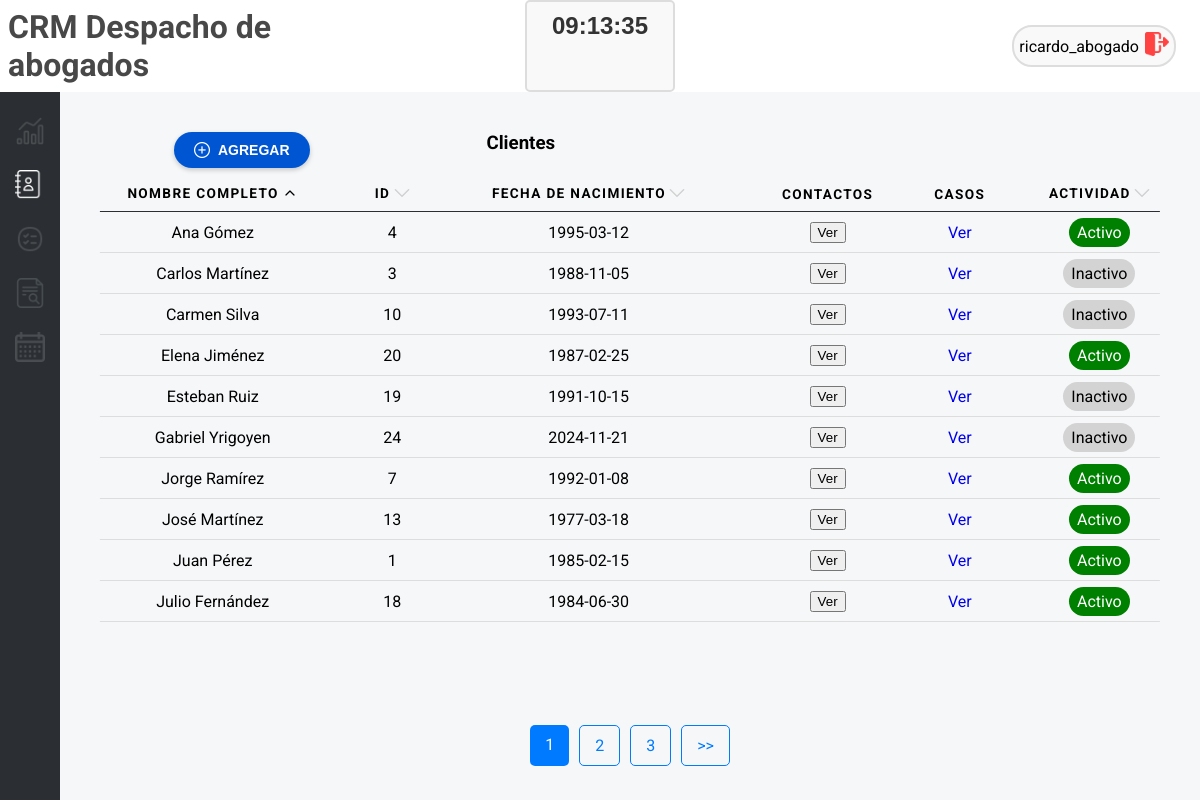
/contacts (signed in), run on the app's committed database.
### tables this page shows
CREATE TABLE clientes (
            id INTEGER PRIMARY KEY AUTOINCREMENT,
            nombre_completo TEXT NOT NULL,
            telefono TEXT,
            email TEXT UNIQUE,
            preferencias TEXT,
            fecha_nacimiento TEXT,
            estado_actividad TEXT DEFAULT 'Inactivo',
            notas TEXT
        );

### app.py (the view)
@app.route('/contacts', defaults={'page': 1, 'order_by': 'nombre_completo', 'order_direction': 'asc'})
@app.route('/contacts/page/<int:page>/<order_by>/<order_direction>')
@login_required
def contacts(page, order_by, order_direction):
    per_page = 10  # Número de registros por página
    offset = (page - 1) * per_page  # Calcular el desplazamiento
    clientes = get_records('clientes', order_by=order_by, order_direction=order_direction, limit=per_page, offset=offset)
    total_records = get_total_records('clientes')
    total_pages = (total_records + per_page - 1) // per_page  # Redondeo hacia arriba
    return render_template(
        "contacts.html",
        clientes=clientes,
        current_page=page,
        total_pages=total_pages,
        message="Clientes",
        order_by=order_by,
        order_direction=order_direction
    )

### db_connection.py (called while the page is built)
def conectar():
    if 'db' not in g:
        try:
            g.db = sqlite3.connect(DATABASE)
            g.db.row_factory = sqlite3.Row
            print("Conexión exitosa a la base de datos")
        except sqlite3.Error as e:
            print(f"Error al conectar a la base de datos: {e}")
            g.db = None
    return g.db

def get_total_records(table_name):
    conn = conectar()
    cursor = conn.cursor()
    query = f"SELECT COUNT(*) FROM {table_name}"
    cursor.execute(query)
    total_records = cursor.fetchone()[0]
    return total_records

def get_records(table_name, order_by, order_direction='asc', limit=10, offset=0):
    conn = conectar()
    cursor = conn.cursor()
    if order_direction not in ['asc', 'desc']:
        order_direction = 'asc'
    query = f"SELECT * FROM {table_name} ORDER BY {order_by} {order_direction} LIMIT ? OFFSET ?"
    cursor.execute(query, (limit, offset))
    records = cursor.fetchall()
    return records

def login_required(f):
    @wraps(f)
    def decorated_function(*args, **kwargs):
        if 'username' not in session:
            return redirect('/login')
        return f(*args, **kwargs)
    return decorated_function

### templates/contacts.html (shortened to what this page needs)
{% include 'header.html' %}
<div id="contacts-tools">
  <div class="dashboard-content">
    <div class="table-top">
      <button class="button-add" onclick="openModal()">
      <img src="{{ url_for('static', filename='add-white.png') }}" alt="Add">
      Agregar
    </button><h3>{{ message }}</h3></div>
    <table>
      <thead>
        <tr>
          <th scope="col">
            <span>Nombre Completo
              <a href="/contacts/page/{{ current_page }}/nombre_completo/{{ 'desc' if order_direction == 'asc' else 'asc' }}">
                <img class="filter" src="{{ url_for('static', filename='up.png') if order_direction == 'asc' and order_by == 'nombre_completo' else (url_for('static', filename='down.png') if order_direction == 'desc' and order_by == 'nombre_completo' else url_for('static', filename='arrow-grey.png')) }}
                " alt="Orden">
              </a>
            </span>
          </th>
          <th scope="col"><span>ID <a href="/contacts/page/{{ current_page }}/id/{{ 'desc' if order_by == 'id' and order_direction == 'asc' else 'asc' }}">
            <img class="filter" src="{{ url_for('static', filename='up.png') if order_direction == 'asc' and order_by == 'id' else (url_for('static', filename='down.png') if order_direction == 'desc' and order_by == 'id' else url_for('static', filename='arrow-grey.png')) }}
            " alt="Ordenar por Estado Actividad">
          </a></span></th>
          <th scope="col">
            <span>Fecha de Nacimiento <a href="/contacts/page/{{ current_page }}/fecha_nacimiento/{{ 'desc' if order_by == 'fecha_nacimiento' and order_direction == 'asc' else 'asc' }}">
              <img class="filter" src="{{ url_for('static', filename='up.png') if order_direction == 'asc' and order_by == 'fecha_nacimiento' else (url_for('static', filename='down.png') if order_direction == 'desc' and order_by == 'fecha_nacimiento' else url_for('static', filename='arrow-grey.png')) }}
              " alt="Ordenar por Estado Actividad">
            </a></span>
          </th>
          <th scope="col">Contactos</th>
          <th scope="col">Casos</th>
          <th scope="col"><span>Actividad <a href="/contacts/page/{{ current_page }}/estado_actividad/{{ 'desc' if order_by == 'estado_actividad' and order_direction == 'asc' else 'asc' }}">
            <img class="filter" src="{{ url_for('static', filename='up.png') if order_direction == 'asc' and order_by == 'estado_actividad' else (url_for('static', filename='down.png') if order_direction == 'desc' and order_by == 'estado_actividad' else url_for('static', filename='arrow-grey.png')) }}
            " alt="Ordenar por Estado Actividad">
          </a></span></th>
        </tr>
      </thead>
      <tbody>
        {% for cliente in clientes %}
        <tr>
          <td data-label="Nombre Completo">{{ cliente[1] }}</td>
          <td data-label="ID">{{ cliente[0] }}</td>
          <td data-label="Fecha de nacimiento">{{ cliente[5] }}</td>
          <td data-label="Contactos"><button class="verBtn" data-nombre="{{ cliente[1] }}"
              data-telefono="{{ cliente[2] }}" data-email="{{ cliente[3] }}">Ver</button></td>
          <td data-label="Casos"><a href="/cases/client/{{ cliente[0] }}">Ver</a></td>
          <td data-label="Actividad">
            <span class="estado {% if cliente[6] == 'Activo' %}verde{% else %}gris{% endif %}">
              {{ cliente[6] }}
            </span>
          </td>
        </tr>
        {% endfor %}
      </tbody>
    </table>
    <section class="pagination">
      {% for page in range(1, total_pages + 1) %}
        <a href="/contacts/page/{{ page }}/{{ order_by }}/{{ order_direction }}" class="{% if page == current_page %}active{% endif %}">
          {{ page }}
        </a>
      {% endfor %}
      {% if current_page < total_pages %}
        <a href="/contacts/page/{{ current_page + 1 }}/{{ order_by }}/{{ order_direction }}">>></a>
      {% endif %}
    </section>
  </div>
</div>
{% include 'footer.html' %}

### templates/header.html (shortened to what this page needs)
<!DOCTYPE html>
<html lang="en">
<head>
  <link rel="stylesheet" href="{{ url_for('static', filename='style.css') }}">
  <link rel="stylesheet" href="{{ url_for('static', filename='calendar.css') }}">
  <link rel="stylesheet" href="{{ url_for('static', filename='cases.css') }}">
  <link rel="stylesheet" href="{{ url_for('static', filename='carta-pop.css') }}">
  <link rel="stylesheet" href="{{ url_for('static', filename='report.css') }}">
</head>
<body>
  <header>
    <a href="/"><h1>CRM Despacho de abogados</h1></a>
    <div id="reloj" style="font-size: 24px; font-weight: bold;"></div>
    <div class="account-select">{{ session.get('username', 'Invitado') }}</span><a id="logout-img" href="/logout"><img src="{{ url_for('static', filename='logout.png') }}" alt=""></a></div>
  </header>
  <div id="dashboard">
    <div id="tool-select">
      <a href="/"><img src="{% if message == 'Report' %}{{ url_for('static', filename='bar-chart-white.png') }}{% else %}{{ url_for('static', filename='bar-chart-grey.png') }}{% endif %}" alt=""></a>
      <a href="/contacts"><img src="{% if message == 'Clientes' %}{{ url_for('static', filename='contact-book-white.png') }}{% else %}{{ url_for('static', filename='contact-book-grey.png') }}{% endif %}" alt=""></a>
      <a href="/tickets"><img src="{% if message == 'Tickets' %}{{ url_for('static', filename='checklist-white.png') }}{% else %}{{ url_for('static', filename='checklist-grey.png') }}{% endif %}" alt=""></a>
      <a href="/cases"><img src="{% if message == 'Casos' %}{{ url_for('static', filename='case-white.png') }}{% else %}{{ url_for('static', filename='case-grey.png') }}{% endif %}" alt=""></a>
      <a href="/calendar"><img src="{% if message == 'Calendar' %}{{ url_for('static', filename='calendar-white.png') }}{% else %}{{ url_for('static', filename='calendar-grey.png') }}{% endif %}" alt=""></a>
    </div>

### templates/footer.html (shortened to what this page needs)
</body>
</html>

### static/style.css (style rules this page uses)
body { background-color: #F5F7F9; font-family: "Roboto", sans-serif; height: 100vh; margin: 0; display: flex; flex-direction: column; }
a { text-decoration: none; }
th span { display: flex; justify-content: center; }
th span img { padding-left: 0.2rem; }
header { display: grid; grid-template-columns: repeat(3, 1fr); background-color: white; }
h1 { color: #484848; margin: 1vh; }
h3 { text-align: center; width: 100%; }
#reloj { font-family: 'Arial', sans-serif; color: #333; text-align: center; padding: 10px; border: 2px solid #ddd; border-radius: 5px; width: 150px; margin: 0 auto; background-color: #f9f9f9; }
#contacts-tools h3 { text-align: center; padding: 0 1vw; margin: 0 50% 0 0; justify-self: center; }
.account-select { align-items: center; justify-self: end; align-self: center; display: flex; margin-right: 2vw; border-radius: 20px; border: 2px solid #ddd; padding: 5px; background-color: #f9f9f9; }
.account-select img { width: 1.5em; height: auto; }
#dashboard { display: grid; grid-template-columns: repeat(2, 1fr); grid-template-columns: 5vw auto; height: 100%; }
#tool-select { display: flex; flex-direction: column; padding: 3vh 0; gap: 3vh; align-items: center; background-color: #2B2F33; }
#tool-select a { display: flex; justify-content: center; align-items: center; }
#tool-select img { width: 50%; height: auto; }
#contacts-tools { display: grid; }
.dashboard-content { display: flex; flex-direction: column; align-items: center; padding: 3vh 1vw; }
.estado { margin-top: 0.6rem; padding: 0.3rem 0.5rem; border-radius: 1rem; color: white; }
.gris { background-color: #D3D3D3; color: black; }
.verde { background-color: green; }
.filter { height: 1rem; width: auto; }
.button-add { display: flex; align-items: center; justify-content: center; align-self: flex-start; padding: 10px 20px; margin: 0 8.5vw 1vh; background-color: #0056D2; color: white; font-size: 14px; font-weight: bold; border: none; border-radius: 20px; cursor: pointer; text-transform: uppercase; box-shadow: 0 2px 5px rgba(0, 0, 0, 0.2); transition: background-color 0.3s ease, transform 0.2s ease; }
.button-add img { width: 16px; height: 16px; margin-right: 8px; }
.table-top { display: flex; flex-direction: row; margin-top: 2vh; width: 100%; justify-content: space-between; }
table { border-collapse: collapse; margin: 0; padding: 0; width: 100%; }
table tr { position: relative; }
table tr::before { content: ''; position: absolute; bottom: 0; left: 50%; width: 95%; height: 1.5px; background-color: #ddd; transform: translateX(-50%); }
table th, table td { padding: .625em; text-align: center; }
table th { font-size: .85em; letter-spacing: .1em; text-transform: uppercase; }
.pagination { margin-top: auto; justify-self: flex-end; display: flex; padding: 10px; }
.pagination a { padding: 10px 15px; margin: 0 5px; text-decoration: none; color: #007bff; border: 1px solid #007bff; border-radius: 5px; transition: background-color 0.3s; }
.pagination a.active { background-color: #007bff; color: white; border: none; }

### static/calendar.css (style rules this page uses)
*, *:before, *:after { -moz-box-sizing: border-box; -webkit-box-sizing: border-box; box-sizing: border-box; }

### static/report.css (style rules this page uses)
#logout-img { margin-left: 0.5vw; }
*, *:before, *:after { -moz-box-sizing: border-box; -webkit-box-sizing: border-box; box-sizing: border-box; }
table thead tr::before { background-color: #2b2f33; }

### data on the page
clientes: nombre_completo "Ana Gómez", id "4", fecha_nacimiento "1995-03-12", estado_actividad "Activo"
clientes: nombre_completo "Carlos Martínez", id "3", fecha_nacimiento "1988-11-05", estado_actividad "Inactivo"
clientes: nombre_completo "Carmen Silva", id "10", fecha_nacimiento "1993-07-11", estado_actividad "Inactivo"
clientes: nombre_completo "Elena Jiménez", id "20", fecha_nacimiento "1987-02-25", estado_actividad "Activo"
clientes: nombre_completo "Esteban Ruiz", id "19", fecha_nacimiento "1991-10-15", estado_actividad "Inactivo"
clientes: nombre_completo "Gabriel Yrigoyen", id "24", fecha_nacimiento "2024-11-21", estado_actividad "Inactivo"
clientes: nombre_completo "Jorge Ramírez", id "7", fecha_nacimiento "1992-01-08", estado_actividad "Activo"
clientes: nombre_completo "José Martínez", id "13", fecha_nacimiento "1977-03-18", estado_actividad "Activo"
clientes: nombre_completo "Juan Pérez", id "1", fecha_nacimiento "1985-02-15", estado_actividad "Activo"
clientes: nombre_completo "Julio Fernández", id "18", fecha_nacimiento "1984-06-30", estado_actividad "Activo"

### other printed values
{{ session.get('username', 'Invitado') }} "ricardo_abogado"
{{ message }} "Clientes"
{{ page }} "1" "2" "3"
